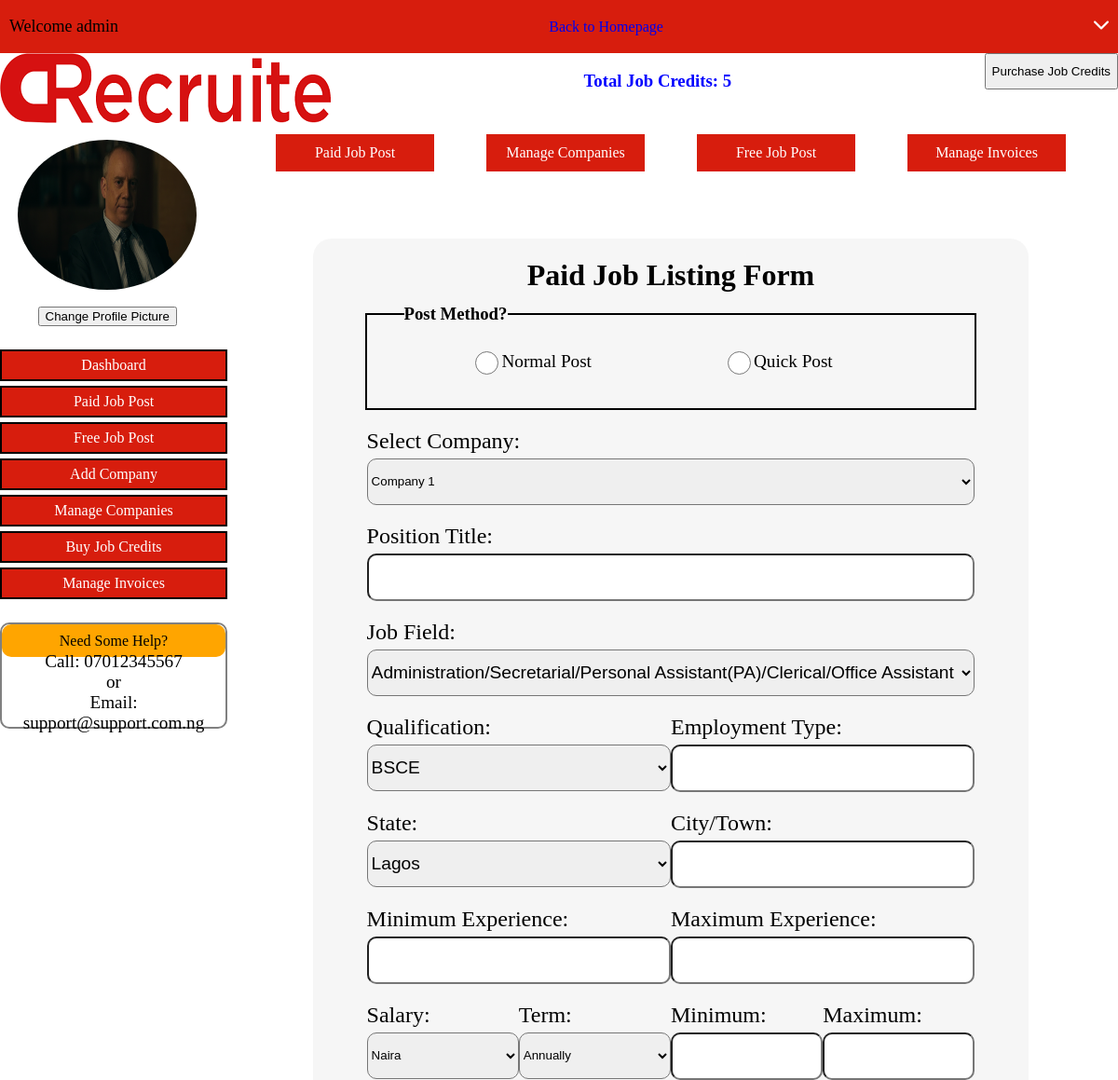
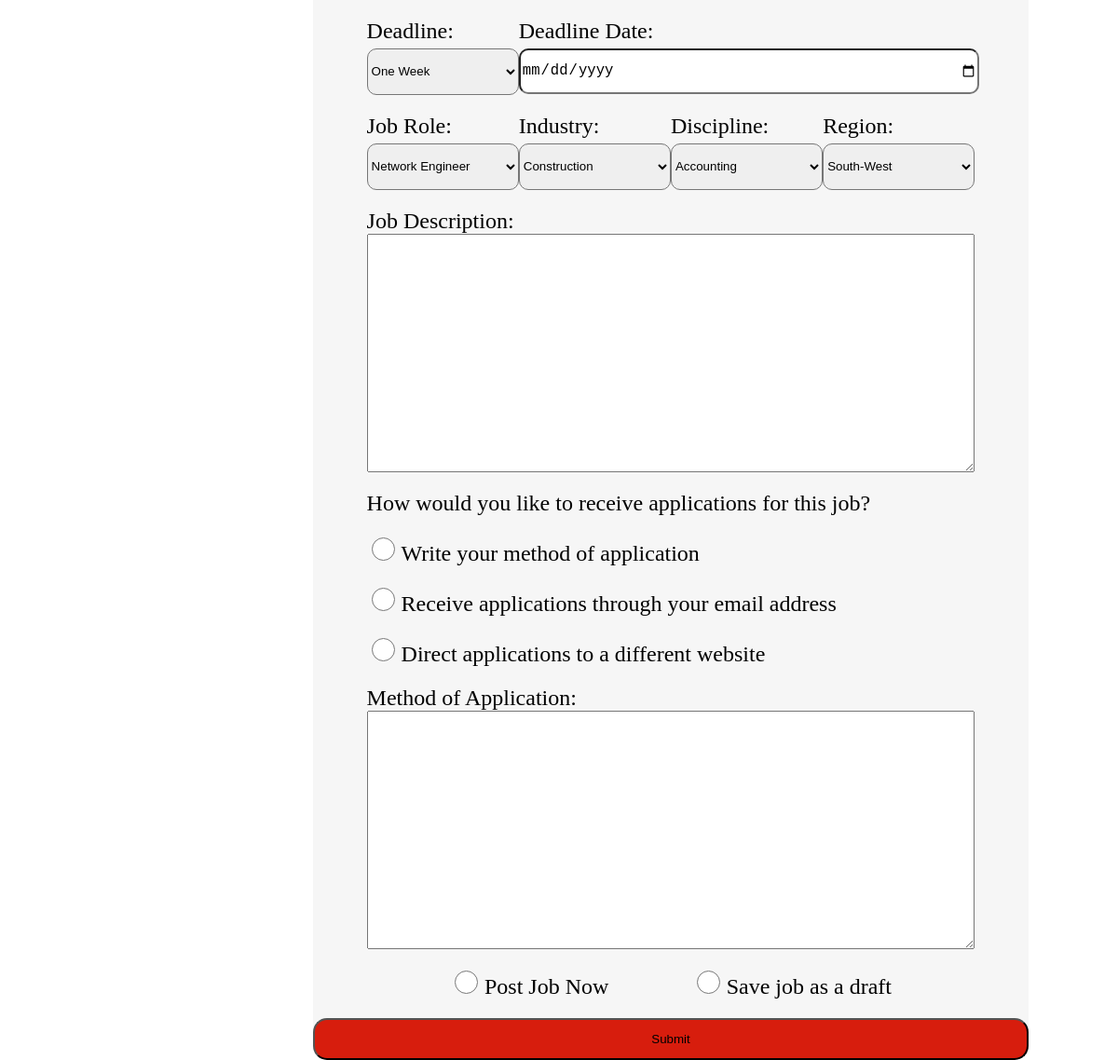
The app's page /freepost (signed in) with its own data (2 pictures, top to bottom).
### account/models.py (models this page shows, shortened)
class UserProfile(models.Model):
    user =  models.OneToOneField(Account, on_delete=models.CASCADE)
    profile_pic = models.ImageField(blank=True, null=True, upload_to='userprofile')
    credit = models.IntegerField(default=0)
    free_post = models.BooleanField(default=True)

class Account(AbstractBaseUser):
    first_name       = models.CharField(max_length=50)
    last_name        = models.CharField(max_length=50)
    email            = models.EmailField(max_length=100, unique=True)
    phone_number     = models.CharField(max_length=20)
    date_joined      = models.DateTimeField(auto_now_add=True)
    last_login       = models.DateTimeField(auto_now_add=True)
    is_admin         = models.BooleanField(default=False)
    is_staff         = models.BooleanField(default=False)
    is_active        = models.BooleanField(default=True)
    is_superadmin    = models.BooleanField(default=False)
    USERNAME_FIELD = 'email'
    REQUIRED_FIELDS = ['first_name', 'last_name', 'phone_number']
    objects = MyAccountManager()

### crecruite/views.py (the view, shortened to what this page needs)
# urls.py: path('freepost', views.free_post, name='freepost'),
@login_required(login_url='login')
def free_post(request):
    user = Account.objects.get(id=request.user.id)
    user_profile = UserProfile.objects.get(user=user)
    companies = Company.objects.filter(user=request.user)
    fields = Field.objects.all()
    roles = Role.objects.all()
    industries = Industry.objects.all()
    disciplines = Discipline.objects.all()
    states = State.objects.all()
    regions = Region.objects.all()
    qualifications = Qualification.objects.all()
    context = {
        "profile": user_profile,
        "companies": companies,
        "fields": fields,
        "roles": roles,
        "industries": industries,
        "disciplines": disciplines,
        "states": states,
        "regions": regions,
        "qualifications": qualifications
        }
    return render(request, 'freepost.html', context)

### job/models.py (called while the page is built)
    def __str__(self):
        return self.region

    def __str__(self):
        return self.name

### templates/freepost.html (shortened to what this page needs)
{% load static %}
<!DOCTYPE HTML>
<html lang="en">
<head>
    <link rel="stylesheet" href="{% static 'css/dashboard.css' %}">
    <link rel="stylesheet" href="{% static 'css/paidjob.css' %}">
</head>
<body>
    <div class="container">
        <nav class="navbar">
          <div class="topbar">
            <p>Welcome {{ profile.user.first_name }}</p>
            <a href="{% url 'home' %}">Back to Homepage</a>
            {% include 'dropDiv.html' %}
          </div>
          <div class="midbar">
              <img onclick="window.location.href='./'" src="{% static 'img/clong.png' %}" alt="Logo">
              <h3 style="color: blue;">Total Job Credits: {{ profile.credit }}</h3>
                <div class="butAlign">
                    <button onclick="window.location.href='./buycredit'">Purchase Job Credits</button>
                </div>
            </div>
        </nav>
        <div class="dashContent">
            <div class="leftContent">
                <br>
                <div class="picDiv">
                  <img src="{% if profile.profile_pic.url %}{{ profile.profile_pic.url }}{% else %}{% static 'img/profile.png' %}{% endif %}" alt="Profile Picture">                    <br>
                    <button style="margin-left: 20%;">Change Profile Picture</button>
                </div>
                <div class="leftOptions">
                  <a href="/dashboard">Dashboard</a>
                  <a href="/paidpost">Paid Job Post</a>
                  <a href="/freepost">Free Job Post</a>
                  <a href="/addCompany">Add Company</a>
                  <a href="/manageCompanies">Manage Companies</a>
                  <a href="/buycredit">Buy Job Credits</a>
                  <a href="/manageInvoice">Manage Invoices</a>
              </div>
                <div class="leftHelp">
                    <div class="topHelp">
                        Need Some Help?
                    </div>
                    {% include 'bottomHelp.html' %}
                </div>
            </div>
            <div class="rightContent">
              <div class="rightOptions">
                <a href="/paidpost">Paid Job Post</a>
                <a href="/manageCompanies">Manage Companies</a>
                <a href="/freepost">Free Job Post</a>
                <a href="/manageInvoice">Manage Invoices</a>
            </div>
              <br><br><br><br>
              <div class="rightDiv">
                <form action="" method="POST">
                  <h1>Paid Job Listing Form</h1>
                  <div class="postMethod">
                    <h3>Post Method?</h3>
                    <div class="radioDiv">
                      <input type="radio" name="postMethod" style="width: 25px; height: 25px;" value="normal_post">
                      <label for="normalPost" style="font-size: larger;">Normal Post</label>
                    </div>
                    <div class="radioDiv">
                      <input type="radio" name="postMethod" style="width: 25px; height: 25px;">
                      <label for="quickPost" style="font-size: larger;">Quick Post</label>
                    </div>
                  </div>
                  <div class="compSelect">
                    <label for="selectCompany" style="font-size: x-large;">Select Company:</label>
                    <select name="selectCompany">
                      {% for company in companies %}
                        <option value="{{ company.id }}">{{ company }}</option>
                      {% endfor %}
                    </select>
                  </div>
                  <div class="posTitle">
                    <label for="posTitle">Position Title:</label>
                    <input type="text" name="posTitle">
                  </div>
                  <div class="jobField addOn">
                    <label for="jobField">Job Field:</label>
                    <select name="jobField">
                      {% for field in fields %}
                        <option value="{{ field.id }}">{{ field.field }}</option>
                      {% endfor %}
                    </select>
                  </div>
                  <div class="halfFormBar">
                    <div class="firstBar addOn">
                      <label for="qualification">Qualification:</label>
                      <select name="qualification">
                        {% for qualification in qualifications %}
                          <option value="{{ qualification.id }}">{{ qualification.qualification }}</option>
                        {% endfor %}
                      </select>
                    </div>
                    <div class="secondBar">
                      <label for="employType">Employment Type:</label>
                      <input type="text" name="employType">
                    </div>
                  </div>
                  <div class="halfFormBar">
                    <div class="firstBar addOn">
                      <label for="state">State:</label>
                      <select name="state">
                        {% for state in states %}
                          <option value="{{ state.id }}">{{ state.state }}</option>
                        {% endfor %}
                      </select>
                    </div>
                    <div class="secondBar">
                      <label for="city">City/Town:</label>
                      <input type="text" name="city">
                    </div>
                  </div>
                  <div class="halfFormBar">
                    <div class="firstBar">
                      <label for="minexp">Minimum Experience:</label>
                      <input type="text" name="minexp">
                    </div>
                    <div class="secondBar">
                      <label for="maxexp">Maximum Experience:</label>
                      <input type="text" name="maxexp">
                    </div>
                  </div>
                  <div class="quartFormBar">
                    <div class="qsBar">
                      <label for="currency">Salary:</label>
                      <select name="currency">
                        <option value="naira">Naira</option>
                      </select>
                    </div>
                    <div class="qsBar">
                      <label for="term">Term:</label>
                      <select name="term">
                        <option value="annual">Annually</option>
                      </select>
                    </div>
                    <div class="qtBar">
                      <label for="minsal">Minimum:</label>
                      <input type="number" name="minsal">
                    </div>
                    <div class="qtBar">
                      <label for="maxsal">Maximum:</label>
                      <input type="number" name="maxsal">
                    </div>
                  </div>
                  <div class="quartFormBar">
                    <div class="qsBar">
                      <label for="appdead">Deadline:</label>
                      <select name="appdead">
                        <option value="1 Week">One Week</option>
                      </select>
                    </div>
                    <div class="qsThreeBar">
                      <label for="date">Deadline Date:</label>
                      <input type="date" name="date">
                    </div>
                  </div>
                  <div class="quartFormBar">
                    <div class="qsBar">
                      <label for="role">Job Role:</label>
                      <select name="role">
                        {% for role in roles %}
                          <option value="{{ role.id }}">{{ role.role }}</option>
                        {% endfor %}
                      </select>
                    </div>
                    <div class="qsBar">
                      <label for="industry">Industry:</label>
                      <select name="industry">
                        {% for industry in industries %}
                          <option value="{{ industry.id }}">{{ industry.industry }}</option>
                        {% endfor %}
                      </select>
                    </div>
                    <div class="qsBar">
                      <label for="discipline">Discipline:</label>
                      <select name="discipline">
                        {% for discipline in disciplines %}
                          <option value="{{ discipline.id }}">{{ discipline.discipline }}</option>
                        {% endfor %}
                      </select>
                    </div>
                    <div class="qsBar">
                      <label for="region">Region:</label>
                      <select name="region">
                        {% for region in regions %}
                          <option value="{{ region.id }}">{{ region }}</option>
                        {% endfor %}
                      </select>
                    </div>
                  </div>
                  <div class="jobDescription">
                    <label for="jobDesc">Job Description:</label>
                    <textarea name="jobDesc" class="jobDesc"></textarea>
                  </div>
                  <div class="appReceive">
                    <label for="appreceive">How would you like to receive applications for this job?</label>
                    <div class="check1">
                      <input type="radio" name="appRadio">
                      <label for="writeApp">Write your method of application</label>
                    </div>
                    <div class="check2">
                      <input type="radio" name="appRadio">
                      <label for="emailApp">Receive applications through your email address</label>
                    </div>
                    <div class="check3">
                      <input type="radio" name="appRadio">
                      <label for="linkApp">Direct applications to a different website</label>
                    </div>
                  </div>
                  <div class="appMethod">
                    <label for="appMethod">Method of Application:</label>
                    <textarea name="appMethod"></textarea>
                  </div>
                  <div class="postWhen">
                    <div class="whenDiv">
                      <input type="radio" name="postNow" value="True">
                      <label for="postNow">Post Job Now</label>
                    </div>
                    <div class="whenDiv">
                      <input type="radio" name="postNow" value="">
                      <label for="postNow">Save job as a draft</label>
                    </div>
                  </div>
                  <input class="subBut" type="submit">
                </form>
              </div>
            </div>
        </div>
    </div>
</body>
</html>

### static/css/dashboard.css (style rules this page uses)
body { margin: 0; padding: 0; }
.container { width: 100%; height: 100%; display: flex; flex-direction: column; overflow: auto; }
nav { display: flex; flex-direction: column; width: 100%; height: 20%; }
.topbar { display: flex; justify-content: space-between; align-items: center; width: 100%; height: 30%; background-color: #D71D0D; }
.topbar p:nth-child(1) { margin-left: 10px; font-size: large; }
.topbar a { text-decoration: none; }
.midbar { height: 50%; width: 100%; display: flex; justify-content: space-between; }
.butAlign { height: 100%; display: flex; justify-content: center; align-items: center; }
.butAlign button { padding-top: 10px; padding-bottom: 10px; }
.dashContent { display: flex; width: 100%; }
.leftContent { width: 20%; }
.picDiv { display: flex; flex-direction: column; justify-content: center; align-items: center; width: 80%; height: 200px; }
.picDiv img { width: 100%; height: 90%; margin-left: 20%; border-radius: 50%; }
.leftOptions { display: flex; flex-direction: column; width: 100%; margin-top: 20px; }
.leftOptions a { display: flex; justify-content: center; align-items: center; text-decoration: none; width: 100%; background-color: #D71D0D; color: white; height: 30px; border: 2px solid black; margin-top: 5px; }
.leftHelp { border: 2px solid grey; border-radius: 10px; margin-top: 25px; width: 100%; display: flex; flex-direction: column; justify-content: center; align-items: center; }
.topHelp { width: 100%; background-color: orange; height: 35px; border-radius: 10px; display: flex; justify-content: center; align-items: center; }
.rightContent { width: 80%; height: fit-content; display: flex; flex-direction: column; }
.rightOptions { display: flex; justify-content: space-evenly; align-items: center; width: 100%; margin-top: 12px; }
.rightOptions a { display: flex; justify-content: center; align-items: center; background-color: #D71D0D; width: 170px; height: 40px; color: white; text-decoration: none; }

### records on screen
UserProfile: user.first_name "admin", credit "5", profile_pic (picture)

### other values on screen
form field selectCompany "Company 1"
form field jobField "Administration/Secretarial/Personal Assistant(PA)/Clerical/Office Assistant"
form field qualification "BSCE"
form field state "Lagos"
form field role "Network Engineer"
form field industry "Construction"
form field discipline "Accounting"
form field region "South-West"
